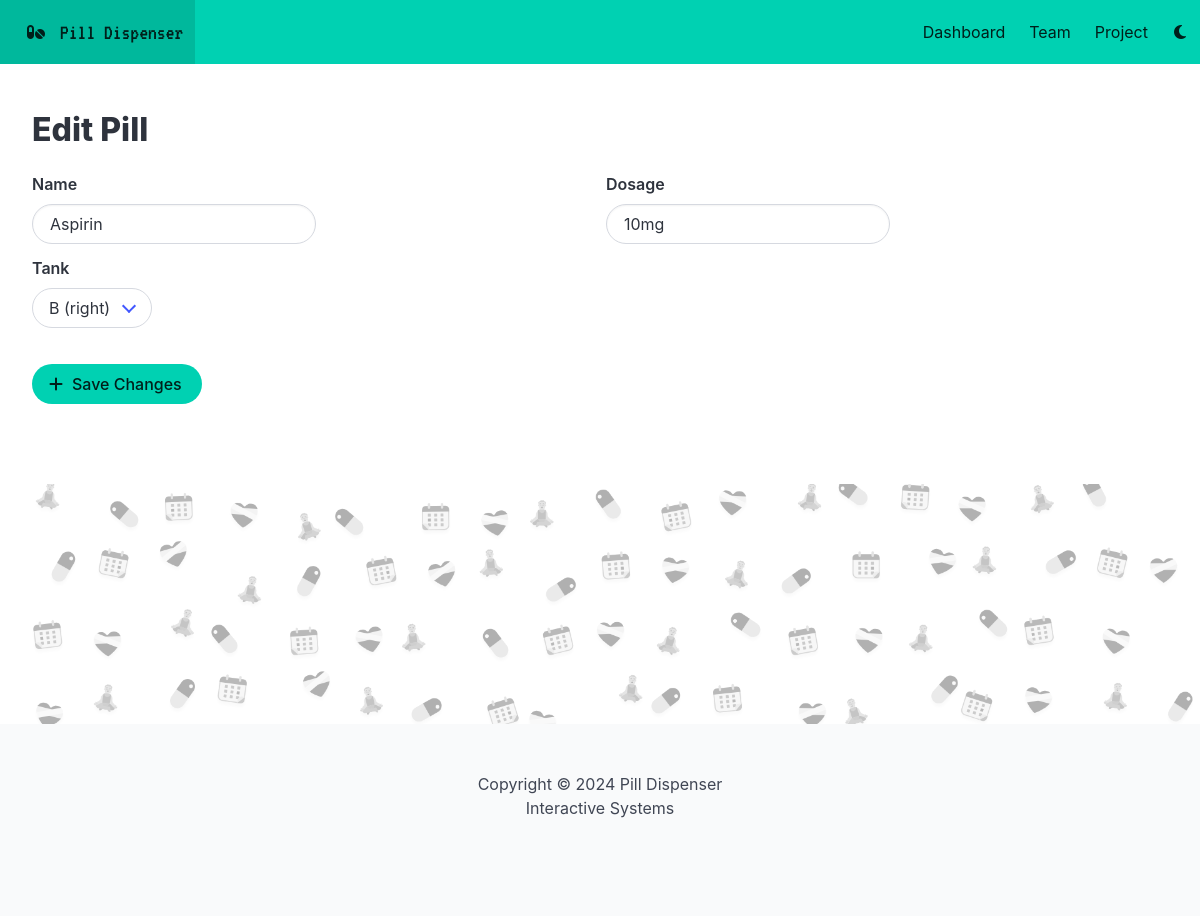
Page /edit_pill/2 on the committed database.
### app.py (models this page shows)
class Pill(db.Model):
    id = db.Column(db.Integer, primary_key=True)
    name = db.Column(db.String(100), nullable=False)
    dosage = db.Column(db.String(20), nullable=False)
    tank = db.Column(db.String(1), nullable=False, default='a')
    schedules = db.relationship('Schedule', backref='pill', lazy=True)

### app.py (the view)
@app.route('/edit_pill/<int:pill_id>', methods=['GET', 'POST'])
def edit_pill(pill_id):
    pill = Pill.query.get_or_404(pill_id)
    if request.method == 'POST':
        pill.name = request.form['name']
        pill.dosage = request.form['dosage']
        pill.tank = request.form['tank']
        db.session.commit()
        return redirect('/')
    return render_template('edit_pill.html', pill=pill)

### templates/edit_pill.html (shortened to what this page needs)
{% extends 'base.html' %}
{% block body %}
<section class="mt-6">
    <h1 class="title">Edit Pill</h1>
    <form action="/edit_pill/{{ pill.id }}" method="POST">
        <div class="fixed-grid">
            <div class="grid">
              <div class="cell">
                <div class="field">
                    <label for="name" class="label">Name</label>
                    <input class="input is-rounded" style="width: max-content;" type="text" id="name" name="name" value="{{ pill.name }}">
                </div>
              </div>
              <div class="cell">
                <div class="field">
                    <label for="dosage" class="label">Dosage</label>
                    <input class="input is-rounded" style="width: max-content;" type="text" id="dosage" name="dosage" value="{{ pill.dosage }}">
                </div>
              </div>
              <div class="cell">
                <div class="field">
                    <label for="tank" class="label">Tank</label>
                    <div class="select is-rounded" style="width: max-content;">
                        <select id="tank" name="tank">
                            <option value="b" {% if pill.tank == 'b' %} selected {% endif %}>B (right)</option>
                        </select>
                    </div>
                </div>
              </div>
            </div>
          </div>
        <button type="submit" class="button is-primary is-rounded mt-3">
            <span class="icon">
                <i class="fa-solid fa-plus"></i>
            </span>
            <span>
                Save Changes
            </span>
        </button>
    </form>
</section>
{% endblock %}

### static/css/main.css (style rules this page uses)
* { -webkit-box-sizing: border-box; -moz-box-sizing: border-box; box-sizing: border-box; }

### rows in the picture
Pill: name "Aspirin", dosage "10mg", tank "B (right)"
